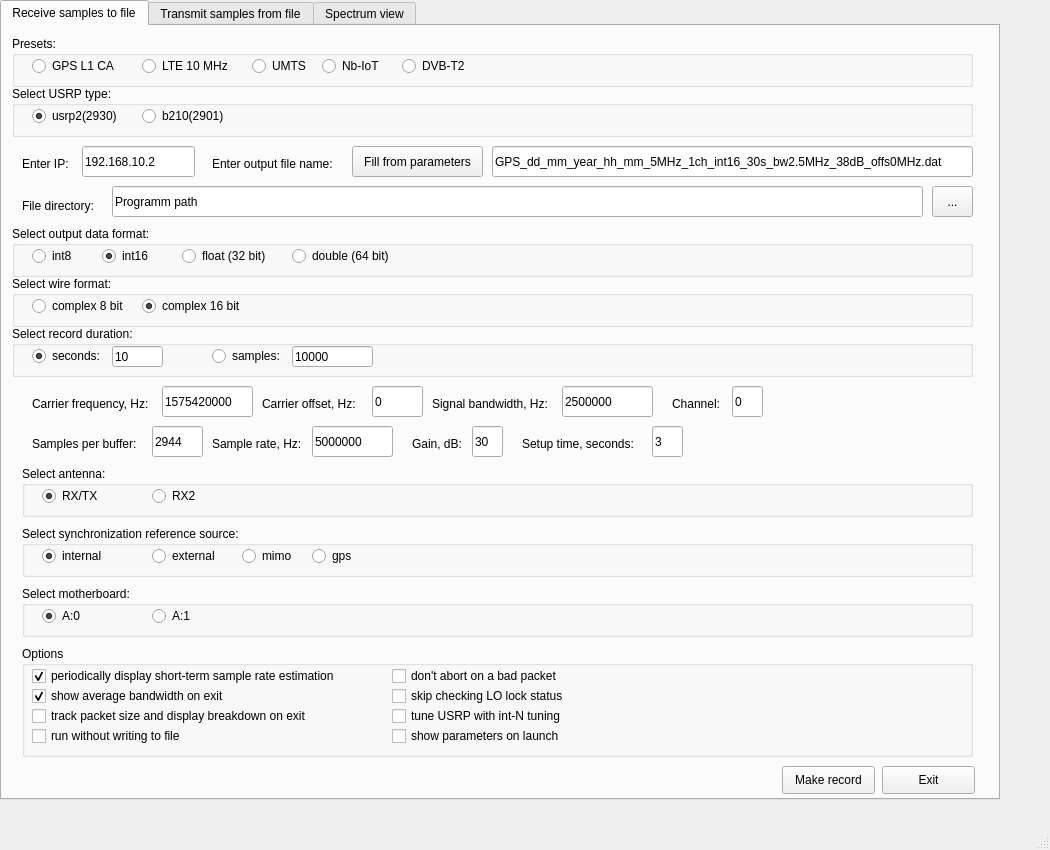
<?xml version="1.0" encoding="UTF-8"?>
<ui version="4.0">
 <class>MainWindow</class>
 <widget class="QMainWindow" name="MainWindow">
  <property name="geometry">
   <rect>
    <x>0</x>
    <y>0</y>
    <width>1050</width>
    <height>850</height>
   </rect>
  </property>
  <property name="sizePolicy">
   <sizepolicy hsizetype="Expanding" vsizetype="Expanding">
    <horstretch>0</horstretch>
    <verstretch>0</verstretch>
   </sizepolicy>
  </property>
  <property name="minimumSize">
   <size>
    <width>1050</width>
    <height>850</height>
   </size>
  </property>
  <property name="mouseTracking">
   <bool>true</bool>
  </property>
  <property name="windowTitle">
   <string>USRP GUI v.0.2</string>
  </property>
  <widget class="QWidget" name="centralwidget">
   <property name="sizePolicy">
    <sizepolicy hsizetype="Fixed" vsizetype="Fixed">
     <horstretch>0</horstretch>
     <verstretch>0</verstretch>
    </sizepolicy>
   </property>
   <property name="mouseTracking">
    <bool>true</bool>
   </property>
   <widget class="QTabWidget" name="tabWidget">
    <property name="geometry">
     <rect>
      <x>0</x>
      <y>0</y>
      <width>1000</width>
      <height>800</height>
     </rect>
    </property>
    <property name="sizePolicy">
     <sizepolicy hsizetype="MinimumExpanding" vsizetype="MinimumExpanding">
      <horstretch>0</horstretch>
      <verstretch>0</verstretch>
     </sizepolicy>
    </property>
    <property name="minimumSize">
     <size>
      <width>1000</width>
      <height>800</height>
     </size>
    </property>
    <property name="mouseTracking">
     <bool>true</bool>
    </property>
    <property name="currentIndex">
     <number>0</number>
    </property>
    <widget class="QWidget" name="TabReceiver">
     <property name="mouseTracking">
      <bool>true</bool>
     </property>
     <attribute name="title">
      <string>Receive samples to file</string>
     </attribute>
     <widget class="QLineEdit" name="ChannelEdit">
      <property name="geometry">
       <rect>
        <x>730</x>
        <y>360</y>
        <width>31</width>
        <height>31</height>
       </rect>
      </property>
      <property name="text">
       <string>0</string>
      </property>
     </widget>
     <widget class="QLabel" name="ChannelLabel">
      <property name="geometry">
       <rect>
        <x>670</x>
        <y>370</y>
        <width>131</width>
        <height>16</height>
       </rect>
      </property>
      <property name="mouseTracking">
       <bool>true</bool>
      </property>
      <property name="text">
       <string>Channel:</string>
      </property>
     </widget>
     <widget class="QPushButton" name="MakeRecordButton">
      <property name="geometry">
       <rect>
        <x>780</x>
        <y>740</y>
        <width>93</width>
        <height>28</height>
       </rect>
      </property>
      <property name="mouseTracking">
       <bool>true</bool>
      </property>
      <property name="toolTip">
       <string/>
      </property>
      <property name="toolTipDuration">
       <number>-1</number>
      </property>
      <property name="text">
       <string>Make record</string>
      </property>
     </widget>
     <widget class="QGroupBox" name="UsrpTypeGroup">
      <property name="geometry">
       <rect>
        <x>10</x>
        <y>60</y>
        <width>961</width>
        <height>51</height>
       </rect>
      </property>
      <property name="mouseTracking">
       <bool>true</bool>
      </property>
      <property name="title">
       <string>Select USRP type:</string>
      </property>
      <widget class="QRadioButton" name="Usrp2RB">
       <property name="geometry">
        <rect>
         <x>20</x>
         <y>20</y>
         <width>95</width>
         <height>20</height>
        </rect>
       </property>
       <property name="text">
        <string>usrp2(2930)</string>
       </property>
       <property name="checked">
        <bool>true</bool>
       </property>
      </widget>
      <widget class="QRadioButton" name="UsrpB210RB">
       <property name="geometry">
        <rect>
         <x>130</x>
         <y>20</y>
         <width>95</width>
         <height>20</height>
        </rect>
       </property>
       <property name="text">
        <string>b210(2901)</string>
       </property>
      </widget>
     </widget>
     <widget class="QLabel" name="BandwidthLabel">
      <property name="geometry">
       <rect>
        <x>430</x>
        <y>370</y>
        <width>131</width>
        <height>16</height>
       </rect>
      </property>
      <property name="mouseTracking">
       <bool>true</bool>
      </property>
      <property name="text">
       <string>Signal bandwidth, Hz:</string>
      </property>
     </widget>
     <widget class="QLabel" name="SetupTimeLabel">
      <property name="geometry">
       <rect>
        <x>520</x>
        <y>410</y>
        <width>131</width>
        <height>16</height>
       </rect>
      </property>
      <property name="mouseTracking">
       <bool>true</bool>
      </property>
      <property name="text">
       <string>Setup time, seconds:</string>
      </property>
     </widget>
     <widget class="QLineEdit" name="BandwidthEdit">
      <property name="geometry">
       <rect>
        <x>560</x>
        <y>360</y>
        <width>91</width>
        <height>31</height>
       </rect>
      </property>
      <property name="text">
       <string>2500000</string>
      </property>
     </widget>
     <widget class="QLabel" name="GainLabel">
      <property name="geometry">
       <rect>
        <x>410</x>
        <y>410</y>
        <width>101</width>
        <height>16</height>
       </rect>
      </property>
      <property name="mouseTracking">
       <bool>true</bool>
      </property>
      <property name="text">
       <string>Gain, dB:</string>
      </property>
     </widget>
     <widget class="QLabel" name="SampleRateLabel">
      <property name="geometry">
       <rect>
        <x>210</x>
        <y>410</y>
        <width>101</width>
        <height>16</height>
       </rect>
      </property>
      <property name="mouseTracking">
       <bool>true</bool>
      </property>
      <property name="text">
       <string>Sample rate, Hz:</string>
      </property>
     </widget>
     <widget class="QLabel" name="IpLabel">
      <property name="geometry">
       <rect>
        <x>20</x>
        <y>130</y>
        <width>81</width>
        <height>16</height>
       </rect>
      </property>
      <property name="mouseTracking">
       <bool>true</bool>
      </property>
      <property name="text">
       <string>Enter IP:</string>
      </property>
     </widget>
     <widget class="QLineEdit" name="SampleRateEdit">
      <property name="geometry">
       <rect>
        <x>310</x>
        <y>400</y>
        <width>81</width>
        <height>31</height>
       </rect>
      </property>
      <property name="text">
       <string>5000000</string>
      </property>
     </widget>
     <widget class="QGroupBox" name="WireFormatGroup">
      <property name="geometry">
       <rect>
        <x>10</x>
        <y>250</y>
        <width>961</width>
        <height>51</height>
       </rect>
      </property>
      <property name="mouseTracking">
       <bool>true</bool>
      </property>
      <property name="title">
       <string>Select wire format:</string>
      </property>
      <widget class="QRadioButton" name="Sc8RB">
       <property name="geometry">
        <rect>
         <x>20</x>
         <y>20</y>
         <width>111</width>
         <height>20</height>
        </rect>
       </property>
       <property name="text">
        <string>complex 8 bit</string>
       </property>
      </widget>
      <widget class="QRadioButton" name="Sc16RB">
       <property name="geometry">
        <rect>
         <x>130</x>
         <y>20</y>
         <width>111</width>
         <height>20</height>
        </rect>
       </property>
       <property name="text">
        <string>complex 16 bit</string>
       </property>
       <property name="checked">
        <bool>true</bool>
       </property>
      </widget>
     </widget>
     <widget class="QPushButton" name="ExitButton">
      <property name="geometry">
       <rect>
        <x>880</x>
        <y>740</y>
        <width>93</width>
        <height>28</height>
       </rect>
      </property>
      <property name="mouseTracking">
       <bool>true</bool>
      </property>
      <property name="text">
       <string>Exit</string>
      </property>
     </widget>
     <widget class="QLineEdit" name="GainEdit">
      <property name="geometry">
       <rect>
        <x>470</x>
        <y>400</y>
        <width>31</width>
        <height>31</height>
       </rect>
      </property>
      <property name="text">
       <string>30</string>
      </property>
     </widget>
     <widget class="QGroupBox" name="SyncSourceGroup">
      <property name="geometry">
       <rect>
        <x>20</x>
        <y>500</y>
        <width>951</width>
        <height>51</height>
       </rect>
      </property>
      <property name="mouseTracking">
       <bool>true</bool>
      </property>
      <property name="title">
       <string>Select synchronization reference source:</string>
      </property>
      <widget class="QRadioButton" name="InternalRB">
       <property name="geometry">
        <rect>
         <x>20</x>
         <y>20</y>
         <width>111</width>
         <height>20</height>
        </rect>
       </property>
       <property name="text">
        <string>internal</string>
       </property>
       <property name="checked">
        <bool>true</bool>
       </property>
      </widget>
      <widget class="QRadioButton" name="ExternalRB">
       <property name="geometry">
        <rect>
         <x>130</x>
         <y>20</y>
         <width>111</width>
         <height>20</height>
        </rect>
       </property>
       <property name="text">
        <string>external</string>
       </property>
      </widget>
      <widget class="QRadioButton" name="MimoRB">
       <property name="geometry">
        <rect>
         <x>220</x>
         <y>20</y>
         <width>111</width>
         <height>20</height>
        </rect>
       </property>
       <property name="text">
        <string>mimo</string>
       </property>
      </widget>
      <widget class="QRadioButton" name="GpsRB">
       <property name="geometry">
        <rect>
         <x>290</x>
         <y>20</y>
         <width>111</width>
         <height>20</height>
        </rect>
       </property>
       <property name="text">
        <string>gps</string>
       </property>
      </widget>
     </widget>
     <widget class="QGroupBox" name="SubdeviceGroup">
      <property name="geometry">
       <rect>
        <x>20</x>
        <y>560</y>
        <width>951</width>
        <height>51</height>
       </rect>
      </property>
      <property name="mouseTracking">
       <bool>true</bool>
      </property>
      <property name="title">
       <string>Select motherboard:</string>
      </property>
      <widget class="QRadioButton" name="A0RB">
       <property name="geometry">
        <rect>
         <x>20</x>
         <y>20</y>
         <width>111</width>
         <height>20</height>
        </rect>
       </property>
       <property name="text">
        <string>A:0</string>
       </property>
       <property name="checked">
        <bool>true</bool>
       </property>
      </widget>
      <widget class="QRadioButton" name="A1RB">
       <property name="geometry">
        <rect>
         <x>130</x>
         <y>20</y>
         <width>111</width>
         <height>20</height>
        </rect>
       </property>
       <property name="text">
        <string>A:1</string>
       </property>
      </widget>
     </widget>
     <widget class="QGroupBox" name="AntennaGroup">
      <property name="geometry">
       <rect>
        <x>20</x>
        <y>440</y>
        <width>951</width>
        <height>51</height>
       </rect>
      </property>
      <property name="mouseTracking">
       <bool>true</bool>
      </property>
      <property name="title">
       <string>Select antenna:</string>
      </property>
      <widget class="QRadioButton" name="RxtxRB">
       <property name="geometry">
        <rect>
         <x>20</x>
         <y>20</y>
         <width>111</width>
         <height>20</height>
        </rect>
       </property>
       <property name="text">
        <string>RX/TX</string>
       </property>
       <property name="checked">
        <bool>true</bool>
       </property>
      </widget>
      <widget class="QRadioButton" name="Rx2RB">
       <property name="geometry">
        <rect>
         <x>130</x>
         <y>20</y>
         <width>111</width>
         <height>20</height>
        </rect>
       </property>
       <property name="text">
        <string>RX2</string>
       </property>
      </widget>
     </widget>
     <widget class="QGroupBox" name="DataFormatGroup">
      <property name="geometry">
       <rect>
        <x>10</x>
        <y>200</y>
        <width>961</width>
        <height>51</height>
       </rect>
      </property>
      <property name="mouseTracking">
       <bool>true</bool>
      </property>
      <property name="title">
       <string>Select output data format:</string>
      </property>
      <widget class="QRadioButton" name="Int8RB">
       <property name="geometry">
        <rect>
         <x>20</x>
         <y>20</y>
         <width>95</width>
         <height>20</height>
        </rect>
       </property>
       <property name="text">
        <string>int8</string>
       </property>
      </widget>
      <widget class="QRadioButton" name="Int16RB">
       <property name="geometry">
        <rect>
         <x>90</x>
         <y>20</y>
         <width>95</width>
         <height>20</height>
        </rect>
       </property>
       <property name="text">
        <string>int16</string>
       </property>
       <property name="checked">
        <bool>true</bool>
       </property>
      </widget>
      <widget class="QRadioButton" name="FloatRB">
       <property name="geometry">
        <rect>
         <x>170</x>
         <y>20</y>
         <width>95</width>
         <height>20</height>
        </rect>
       </property>
       <property name="text">
        <string>float (32 bit)</string>
       </property>
      </widget>
      <widget class="QRadioButton" name="DoubleRB">
       <property name="geometry">
        <rect>
         <x>280</x>
         <y>20</y>
         <width>121</width>
         <height>20</height>
        </rect>
       </property>
       <property name="text">
        <string>double (64 bit)</string>
       </property>
      </widget>
     </widget>
     <widget class="QLineEdit" name="OffsetEdit">
      <property name="geometry">
       <rect>
        <x>370</x>
        <y>360</y>
        <width>51</width>
        <height>31</height>
       </rect>
      </property>
      <property name="text">
       <string>0</string>
      </property>
     </widget>
     <widget class="QLabel" name="OffsetLabel">
      <property name="geometry">
       <rect>
        <x>260</x>
        <y>370</y>
        <width>131</width>
        <height>16</height>
       </rect>
      </property>
      <property name="mouseTracking">
       <bool>true</bool>
      </property>
      <property name="text">
       <string>Carrier offset, Hz:</string>
      </property>
     </widget>
     <widget class="QGroupBox" name="RecordDurationGroup">
      <property name="geometry">
       <rect>
        <x>10</x>
        <y>300</y>
        <width>961</width>
        <height>51</height>
       </rect>
      </property>
      <property name="mouseTracking">
       <bool>true</bool>
      </property>
      <property name="title">
       <string>Select record duration:</string>
      </property>
      <widget class="QRadioButton" name="SecondsRB">
       <property name="geometry">
        <rect>
         <x>20</x>
         <y>20</y>
         <width>111</width>
         <height>20</height>
        </rect>
       </property>
       <property name="text">
        <string>seconds:</string>
       </property>
       <property name="checked">
        <bool>true</bool>
       </property>
      </widget>
      <widget class="QRadioButton" name="SamplesRB">
       <property name="geometry">
        <rect>
         <x>200</x>
         <y>20</y>
         <width>111</width>
         <height>20</height>
        </rect>
       </property>
       <property name="text">
        <string>samples:</string>
       </property>
      </widget>
      <widget class="QLineEdit" name="SecondsEdit">
       <property name="geometry">
        <rect>
         <x>100</x>
         <y>20</y>
         <width>51</width>
         <height>21</height>
        </rect>
       </property>
       <property name="text">
        <string>10</string>
       </property>
      </widget>
      <widget class="QLineEdit" name="SamplesEdit">
       <property name="geometry">
        <rect>
         <x>280</x>
         <y>20</y>
         <width>81</width>
         <height>21</height>
        </rect>
       </property>
       <property name="text">
        <string>10000</string>
       </property>
      </widget>
     </widget>
     <widget class="QLabel" name="FileNameLabel">
      <property name="geometry">
       <rect>
        <x>210</x>
        <y>130</y>
        <width>141</width>
        <height>16</height>
       </rect>
      </property>
      <property name="mouseTracking">
       <bool>true</bool>
      </property>
      <property name="text">
       <string>Enter output file name:</string>
      </property>
     </widget>
     <widget class="QLabel" name="SamplesBufferLabel">
      <property name="geometry">
       <rect>
        <x>30</x>
        <y>410</y>
        <width>121</width>
        <height>16</height>
       </rect>
      </property>
      <property name="mouseTracking">
       <bool>true</bool>
      </property>
      <property name="text">
       <string>Samples per buffer:</string>
      </property>
     </widget>
     <widget class="QLineEdit" name="CarrierFreqEdit">
      <property name="geometry">
       <rect>
        <x>160</x>
        <y>360</y>
        <width>91</width>
        <height>31</height>
       </rect>
      </property>
      <property name="text">
       <string>1575420000</string>
      </property>
     </widget>
     <widget class="QLineEdit" name="FileNameEdit">
      <property name="geometry">
       <rect>
        <x>490</x>
        <y>120</y>
        <width>481</width>
        <height>31</height>
       </rect>
      </property>
      <property name="text">
       <string>GPS_dd_mm_year_hh_mm_5MHz_1ch_int16_30s_bw2.5MHz_38dB_offs0MHz.dat</string>
      </property>
     </widget>
     <widget class="QLineEdit" name="SamplesBufferEdit">
      <property name="geometry">
       <rect>
        <x>150</x>
        <y>400</y>
        <width>51</width>
        <height>31</height>
       </rect>
      </property>
      <property name="text">
       <string>2944</string>
      </property>
     </widget>
     <widget class="QLineEdit" name="SetupTimeEdit">
      <property name="geometry">
       <rect>
        <x>650</x>
        <y>400</y>
        <width>31</width>
        <height>31</height>
       </rect>
      </property>
      <property name="text">
       <string>3</string>
      </property>
     </widget>
     <widget class="QLabel" name="CarrierFreqLabel">
      <property name="geometry">
       <rect>
        <x>30</x>
        <y>370</y>
        <width>131</width>
        <height>16</height>
       </rect>
      </property>
      <property name="mouseTracking">
       <bool>true</bool>
      </property>
      <property name="text">
       <string>Carrier frequency, Hz:</string>
      </property>
     </widget>
     <widget class="QLineEdit" name="IpEdit">
      <property name="geometry">
       <rect>
        <x>80</x>
        <y>120</y>
        <width>113</width>
        <height>31</height>
       </rect>
      </property>
      <property name="text">
       <string>192.168.10.2</string>
      </property>
     </widget>
     <widget class="QGroupBox" name="PresetsGroup">
      <property name="geometry">
       <rect>
        <x>10</x>
        <y>10</y>
        <width>961</width>
        <height>51</height>
       </rect>
      </property>
      <property name="mouseTracking">
       <bool>true</bool>
      </property>
      <property name="toolTip">
       <string/>
      </property>
      <property name="toolTipDuration">
       <number>-1</number>
      </property>
      <property name="statusTip">
       <string/>
      </property>
      <property name="whatsThis">
       <string/>
      </property>
      <property name="title">
       <string>Presets:</string>
      </property>
      <widget class="QRadioButton" name="GpsL1CARB">
       <property name="geometry">
        <rect>
         <x>20</x>
         <y>20</y>
         <width>95</width>
         <height>20</height>
        </rect>
       </property>
       <property name="text">
        <string>GPS L1 CA</string>
       </property>
      </widget>
      <widget class="QRadioButton" name="Lte10RB">
       <property name="geometry">
        <rect>
         <x>130</x>
         <y>20</y>
         <width>95</width>
         <height>20</height>
        </rect>
       </property>
       <property name="text">
        <string>LTE 10 MHz</string>
       </property>
      </widget>
      <widget class="QRadioButton" name="UmtsRB">
       <property name="geometry">
        <rect>
         <x>240</x>
         <y>20</y>
         <width>95</width>
         <height>20</height>
        </rect>
       </property>
       <property name="text">
        <string>UMTS</string>
       </property>
      </widget>
      <widget class="QRadioButton" name="NbiotRB">
       <property name="geometry">
        <rect>
         <x>310</x>
         <y>20</y>
         <width>95</width>
         <height>20</height>
        </rect>
       </property>
       <property name="text">
        <string>Nb-IoT</string>
       </property>
      </widget>
      <widget class="QRadioButton" name="Dvbt2RB">
       <property name="geometry">
        <rect>
         <x>390</x>
         <y>20</y>
         <width>95</width>
         <height>20</height>
        </rect>
       </property>
       <property name="text">
        <string>DVB-T2</string>
       </property>
      </widget>
     </widget>
     <widget class="QPushButton" name="FileNameButton">
      <property name="geometry">
       <rect>
        <x>350</x>
        <y>120</y>
        <width>131</width>
        <height>31</height>
       </rect>
      </property>
      <property name="mouseTracking">
       <bool>true</bool>
      </property>
      <property name="text">
       <string>Fill from parameters</string>
      </property>
     </widget>
     <widget class="QLabel" name="FilePathLabel">
      <property name="geometry">
       <rect>
        <x>20</x>
        <y>170</y>
        <width>141</width>
        <height>20</height>
       </rect>
      </property>
      <property name="mouseTracking">
       <bool>true</bool>
      </property>
      <property name="text">
       <string>File directory:</string>
      </property>
     </widget>
     <widget class="QLineEdit" name="FilePathEdit">
      <property name="geometry">
       <rect>
        <x>110</x>
        <y>160</y>
        <width>811</width>
        <height>31</height>
       </rect>
      </property>
      <property name="text">
       <string>Programm path</string>
      </property>
     </widget>
     <widget class="QToolButton" name="FilePathButton">
      <property name="geometry">
       <rect>
        <x>930</x>
        <y>160</y>
        <width>41</width>
        <height>31</height>
       </rect>
      </property>
      <property name="mouseTracking">
       <bool>true</bool>
      </property>
      <property name="text">
       <string>...</string>
      </property>
     </widget>
     <widget class="QGroupBox" name="OptionsGroup">
      <property name="geometry">
       <rect>
        <x>20</x>
        <y>620</y>
        <width>951</width>
        <height>111</height>
       </rect>
      </property>
      <property name="mouseTracking">
       <bool>true</bool>
      </property>
      <property name="title">
       <string>Options</string>
      </property>
      <widget class="QCheckBox" name="ProgressCB">
       <property name="geometry">
        <rect>
         <x>10</x>
         <y>20</y>
         <width>341</width>
         <height>20</height>
        </rect>
       </property>
       <property name="text">
        <string>periodically display short-term sample rate estimation</string>
       </property>
       <property name="checked">
        <bool>true</bool>
       </property>
      </widget>
      <widget class="QCheckBox" name="StatsCB">
       <property name="geometry">
        <rect>
         <x>10</x>
         <y>40</y>
         <width>341</width>
         <height>20</height>
        </rect>
       </property>
       <property name="text">
        <string>show average bandwidth on exit</string>
       </property>
       <property name="checked">
        <bool>true</bool>
       </property>
      </widget>
      <widget class="QCheckBox" name="SkipLOCB">
       <property name="geometry">
        <rect>
         <x>370</x>
         <y>40</y>
         <width>341</width>
         <height>20</height>
        </rect>
       </property>
       <property name="text">
        <string>skip checking LO lock status</string>
       </property>
      </widget>
      <widget class="QCheckBox" name="IntNCB">
       <property name="geometry">
        <rect>
         <x>370</x>
         <y>60</y>
         <width>341</width>
         <height>20</height>
        </rect>
       </property>
       <property name="text">
        <string>tune USRP with int-N tuning</string>
       </property>
      </widget>
      <widget class="QCheckBox" name="ContinueCB">
       <property name="geometry">
        <rect>
         <x>370</x>
         <y>20</y>
         <width>341</width>
         <height>20</height>
        </rect>
       </property>
       <property name="text">
        <string>don't abort on a bad packet</string>
       </property>
      </widget>
      <widget class="QCheckBox" name="SizemapCB">
       <property name="geometry">
        <rect>
         <x>10</x>
         <y>60</y>
         <width>341</width>
         <height>20</height>
        </rect>
       </property>
       <property name="text">
        <string>track packet size and display breakdown on exit</string>
       </property>
      </widget>
      <widget class="QCheckBox" name="NullCB">
       <property name="geometry">
        <rect>
         <x>10</x>
         <y>80</y>
         <width>341</width>
         <height>20</height>
        </rect>
       </property>
       <property name="text">
        <string>run without writing to file</string>
       </property>
      </widget>
      <widget class="QCheckBox" name="ShowParamsCB">
       <property name="geometry">
        <rect>
         <x>370</x>
         <y>80</y>
         <width>341</width>
         <height>20</height>
        </rect>
       </property>
       <property name="text">
        <string>show parameters on launch</string>
       </property>
      </widget>
     </widget>
    </widget>
    <widget class="QWidget" name="TabTransmitter">
     <property name="mouseTracking">
      <bool>true</bool>
     </property>
     <attribute name="title">
      <string>Transmit samples from file</string>
     </attribute>
     <widget class="QLabel" name="MaintainceTLabel">
      <property name="geometry">
       <rect>
        <x>30</x>
        <y>30</y>
        <width>331</width>
        <height>31</height>
       </rect>
      </property>
      <property name="mouseTracking">
       <bool>true</bool>
      </property>
      <property name="text">
       <string>/to be implemented.../</string>
      </property>
     </widget>
    </widget>
    <widget class="QWidget" name="TabSpectrum">
     <property name="mouseTracking">
      <bool>true</bool>
     </property>
     <attribute name="title">
      <string>Spectrum view</string>
     </attribute>
     <widget class="QLabel" name="MaintainceSLabel">
      <property name="geometry">
       <rect>
        <x>30</x>
        <y>30</y>
        <width>331</width>
        <height>31</height>
       </rect>
      </property>
      <property name="mouseTracking">
       <bool>true</bool>
      </property>
      <property name="text">
       <string>/to be implemented.../</string>
      </property>
     </widget>
    </widget>
   </widget>
  </widget>
  <widget class="QMenuBar" name="menubar">
   <property name="geometry">
    <rect>
     <x>0</x>
     <y>0</y>
     <width>1050</width>
     <height>26</height>
    </rect>
   </property>
   <property name="defaultUp">
    <bool>true</bool>
   </property>
  </widget>
  <widget class="QStatusBar" name="statusbar"/>
 </widget>
 <resources/>
 <connections>
  <connection>
   <sender>ExitButton</sender>
   <signal>clicked()</signal>
   <receiver>MainWindow</receiver>
   <slot>close()</slot>
   <hints>
    <hint type="sourcelabel">
     <x>928</x>
     <y>804</y>
    </hint>
    <hint type="destinationlabel">
     <x>524</x>
     <y>424</y>
    </hint>
   </hints>
  </connection>
 </connections>
</ui>
